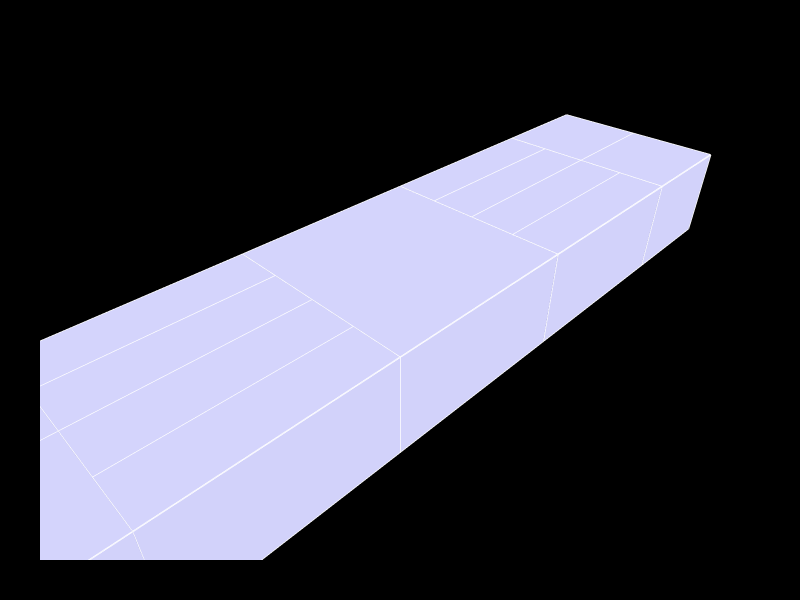

Notebook code for this chart:
### Markdown cell above
## 6. Show the geometry

### Code cell
Topology.Show(objects_rooms,
              faceColor=[210,210,250],
              faceOpacity=1,
              edgeColor="white",
              edgeWidth=3,
              showVertices=False,
              backgroundColor="black",
              width=800,
              height=600,
              renderer = renderer)

### Figure 1 — Plotly figure (JSON) as saved in the notebook; plotly's stock layout.template omitted (floating-point values rounded to 4 significant figures; data arrays with more than 128 entries replaced by an {"elided": "..."} marker saying what was removed)
{"data": [{"hoverinfo": "text", "legendgroup": "2", "legendrank": 2, "line": {"color": "white", "dash": "solid", "width": 3}, "marker": {"size": 0}, "mode": "lines", "name": "1: default (Edges)", "showlegend": false, "text": "", "type": "scatter3d", "x": {"elided": "936 int values"}, "y": {"elided": "936 int values"}, "z": {"elided": "936 int values"}}, {"cmax": 1, "cmin": 0, "color": "#D2D2FA", "colorscale": [[0, "#440154"], [0.1111, "#482878"], [0.2222, "#3e4989"], [0.3333, "#31688e"], [0.4444, "#26828e"], [0.5556, "#1f9e89"], [0.6667, "#35b779"], [0.7778, "#6ece58"], [0.8889, "#b5de2b"], [1, "#fde725"]], "flatshading": true, "hoverinfo": "text", "hovertext": "", "i": {"elided": "156 int values"}, "j": {"elided": "156 int values"}, "k": {"elided": "156 int values"}, "legendgroup": "3", "legendrank": 3, "lighting": {"facenormalsepsilon": 0}, "name": "1: default (Faces)", "opacity": 1, "showlegend": false, "showscale": false, "text": "", "type": "mesh3d", "x": [4, 4, -4, -4, 4, 4, -4, -4, -12, -12, -17, -17, -17, -17, -12, -12, -17, -17, -12, -12, -12, -12, -4, -4, -4, -4, -12, -12, -4, -4, 17, 17, 12, 12, 17, 17, 12, 12, 17, 17, 12, 12, 12, 12, 4, 4, 4, 4, 12, 12, 4, 4], "y": [0, 0, 0, 0, 8, 8, 8, 8, 0, 0, 0, 0, 4, 4, 4, 4, 8, 8, 8, 8, 2, 2, 2, 2, 4, 4, 6, 6, 6, 6, 0, 0, 0, 0, 4, 4, 4, 4, 8, 8, 8, 8, 2, 2, 2, 2, 4, 4, 6, 6, 6, 6], "z": [0, 4, 4, 0, 0, 4, 0, 4, 0, 4, 4, 0, 4, 0, 4, 0, 4, 0, 4, 0, 4, 0, 4, 0, 4, 0, 4, 0, 4, 0, 0, 4, 4, 0, 0, 4, 0, 4, 0, 4, 0, 4, 0, 4, 0, 4, 0, 4, 0, 4, 0, 4]}], "layout": {"autosize": true, "height": 600, "margin": {"b": 40, "l": 40, "r": 40, "t": 40}, "paper_bgcolor": "#000000", "plot_bgcolor": "#000000", "scene": {"aspectmode": "data", "camera": {"center": {"x": 0, "y": 0, "z": 0}, "eye": {"x": -1.25, "y": -1.25, "z": 1.25}, "projection": {"type": "perspective"}, "up": {"x": 0, "y": 0, "z": 1}}, "xaxis": {"visible": false}, "yaxis": {"visible": false}, "zaxis": {"visible": false}}, "showlegend": true, "width": 800, "xaxis": {"showgrid": false, "visible": false, "zeroline": false}, "yaxis": {"showgrid": false, "visible": false, "zeroline": false}}}
